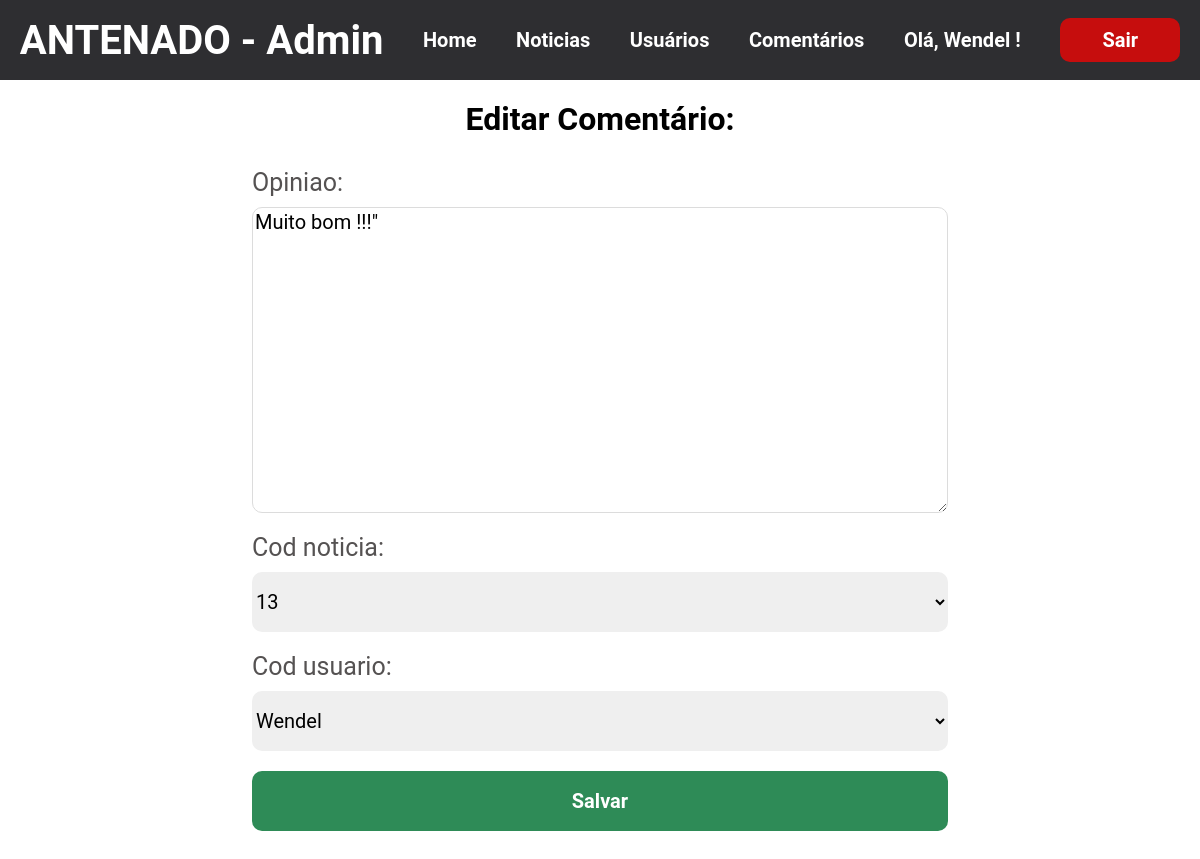
/Gerenciar/Comentario/Editar/4/ (signed in), run on the app's committed database.
### post_app/models.py (models this page shows, shortened)
class Comentario (models.Model):
    codigo = models.AutoField(primary_key=True)
    opiniao = models.TextField(max_length=300)
    timestamp = models.DateTimeField(auto_now_add=True)
    cod_noticia = models.ForeignKey(Noticia, on_delete=models.CASCADE, related_name='comments')
    cod_usuario = models.ForeignKey('auth.User', on_delete=models.CASCADE)

### post_app/views.py (the view)
# urls.py: path('Gerenciar/Comentario/Editar/<int:pk>/', EditCommentView.as_view(), name = 'edit_comment'),
class EditCommentView(LoginRequiredMixin, UpdateView):
    model = Comentario
    template_name = 'post_app/edit_comment.html'
    fields = '__all__'

### post_app/models.py (called while the page is built)
    def __str__(self):
        return str(self.codigo)

### post_app/templates/post_app/edit_comment.html (shortened to what this page needs)
{% extends  'menu_admin.html' %}
    {% block models %}
        <div class="add">
            <h1>Editar Comentário: </h1>
             <form action="" method="post">
                {{ form }}
            <input type="submit" value="Salvar" id="btn_form">
        </form>
        </div>
    {% endblock models %}

### post_app/templates/menu_admin.html (shortened to what this page needs)
{% load static %}
<!DOCTYPE html>
<html lang="pt-br">
<head>
    <link rel="stylesheet" href="{% static '/css/manage.css' %}">
</head>
<body>
    <nav class="menu_admin">
        <h1>ANTENADO - Admin</h1>
        <a href="{% url 'Home' %}">Home</a>
        <a href="{% url 'manage_notices' %}">Noticias</a>
        <a href="{% url 'manage_users' %}">Usuários</a>
        <a href="{% url 'manage_comments' %}">Comentários</a>
        <p>Olá, {{ user.username }} !</p>
        <a href="{% url 'logout' %}">
            <input type="button" value="Sair" id="btnSair">
        </a>
    </nav>
    {% block models %}
    {% endblock models %}
</body>
</html>

### static/css/manage.css (style rules this page uses)
* { margin: 0; font-family: Roboto, 'sans-serif'; }
.menu_admin { background-color: #2e2e31; height: 80px; display: flex; justify-content: space-around; align-items: center; }
.menu_admin > a, .menu_admin > p { text-decoration: none; color: white; font-size: 20px; font-weight: bold; }
.menu_admin > h1 { color: white; font-size: 40px; }
.add { margin: 20px; display: flex; flex-direction: column; justify-content: center; align-items: center; }
.add form { margin-top: 30px; width: 60%; display: flex; flex-direction: column; justify-content: center; }
.add > form > label { color: #555252; font-size: 25px; margin-bottom: 10px; }
.add > form > input { height: 60px; margin-bottom: 20px; border: 1px solid gainsboro; border-radius: 10px; font-size: 20px; }
.add > form > textarea { height: 300px; margin-bottom: 20px ; border: 1px solid gainsboro; border-radius: 10px; font-size: 20px; }
.add > form > select { border: none; margin-bottom: 20px; border-radius: 10px; height: 60px; font-size: 20px; }
#btn_form { background-color: seagreen; border: none; color: white; font-weight: bold; font-size: 20px; }
#btnSair { width: 120px; background-color: #c60d0d; color: white; font-size: 20px; border:none; padding: 10px; border-radius: 10px; font-weight: bold; }
#id_opiniao { height: 300px; }

### data on the page
Comentario: opiniao "Muito bom !!!\"", cod_noticia "13", cod_usuario "Wendel"

### other printed values
{{ user.username }} "Wendel"
